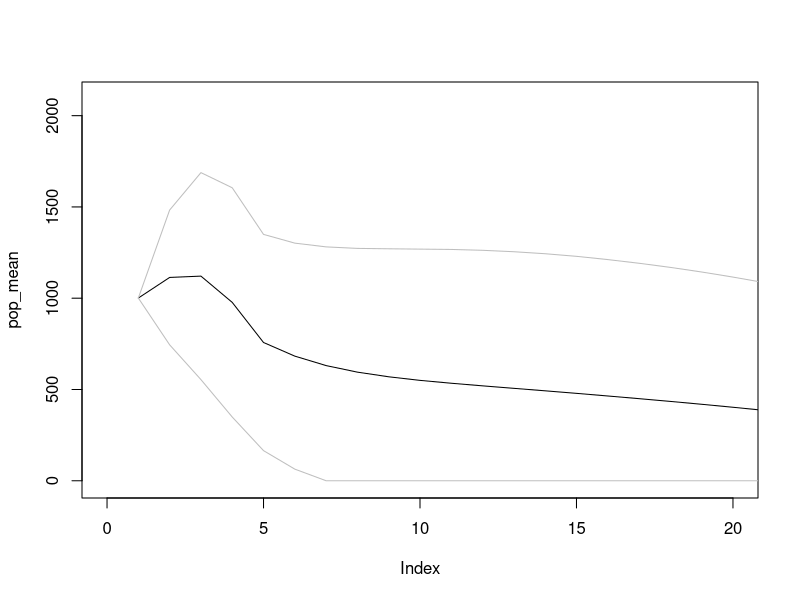
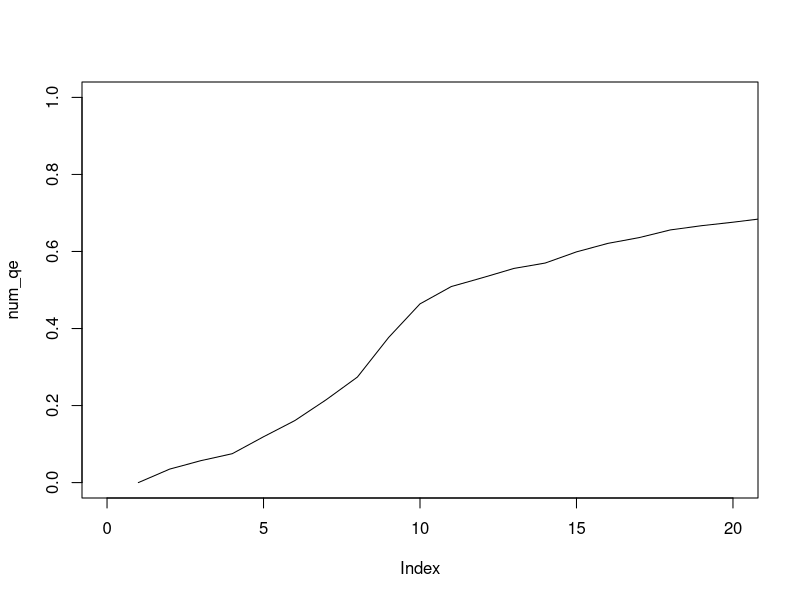
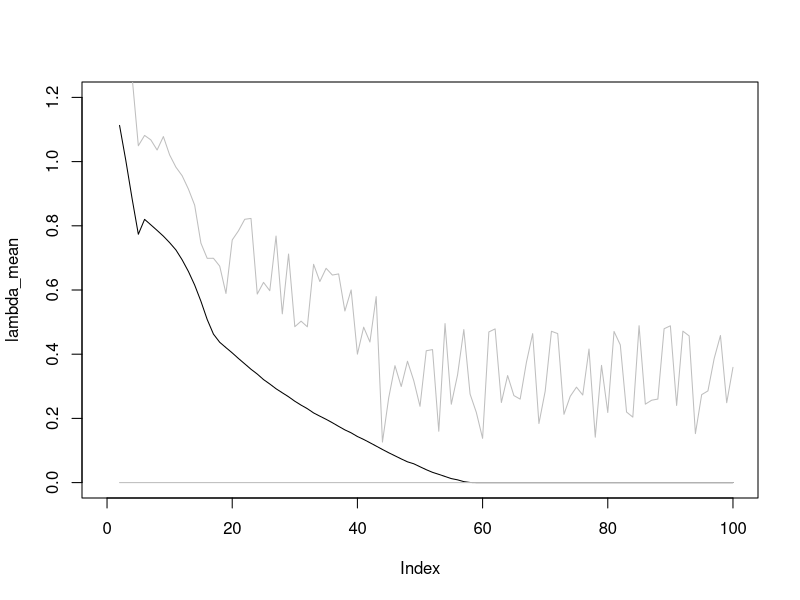

The R script that drew these images, in order:

#clear all variables#
rm(list=ls())


#### define number of years and iterations ####
years = 100
iterations = 1000

##initial pop size
pop_init = 1000

##pop ceiling
pop_ceiling = 2000


#### define vital rates and get random numbers from respective distributions ####

##load different survivals and SE from Bevon
s1 = 0.81474; se1 = 0.06303; n1 = 152+5+39+1; sd1 = se1 * sqrt(n1)
s2 = 0.7517774; se2 = 0.0459758; n2 = 396+23+26+4; sd2 = se2 * sqrt(n2)
s3 = 0.6705938; se3 = 0.0839089; n3 = 309+16+7+6; sd3 = se3 * sqrt(n3)
s4 = 0.5937116; se4 = 0.1392874; n4= 96+5+1+2; sd4 = se4 * sqrt(n4)

##get parameters for beta distribution
estBetaParams = function(mu, var) {
  alpha = ((1 - mu) / var - 1 / mu) * mu ^ 2
  beta = alpha * (1 / mu - 1)
  return(params = list(alpha = alpha, beta = beta))
}

## get beta params
p1 = estBetaParams(s1, s1*0.1)
p2 = estBetaParams(s2, s2*0.1)
p3 = estBetaParams(s3, s3*0.1)
p4 = estBetaParams(s4, s4*0.1)

## get beta random numbers
Sa1 = rbeta(iterations, p1$alpha, p1$beta)
Sa2 = rbeta(iterations, p2$alpha, p2$beta)
Sa3 = rbeta(iterations, p3$alpha, p3$beta)
Sa4 = rbeta(iterations, p4$alpha, p4$beta)

#### get lambda and stable age distribution
bat = matrix(0, nrow = 2, ncol = 2)

  s = s1
    bat[1,1] = 0.47 * s * 0.38 * 1
    bat[1,2] = s * 0.85 * 1
    bat[2,1] = 0.47 * s
    bat[2,2] = s
  
bat_eigen = eigen(bat)
lambda1 = bat_eigen$values[1]
stable_stage1 = bat_eigen$vectors[,1]/sum(bat_eigen$vectors[,1])

#### define empty matrix, pop vector ####

#define empty vital rate matrix
#mat1 = array(0, dim=c(2,2,iterations))
mat = matrix(0, nrow = 2, ncol = 2)


#3d array/matrix of stages by years, by iterations
popvec = array(0, dim=c(2,years,iterations))

#set all first year equal to initial pop size

popvec[, 1,] = c(ceiling(stable_stage1[1]*pop_init),ceiling(stable_stage1[2]*pop_init))


#### run simulations ####

##outer loop for iterations
for(i in 1:iterations){
  
  #define mat for iteration
  
  ##inner loop for years
  for(y in 2:years){
  
    
    ##define matrix based on year
    if(y ==2){
      mat[1,1] = 0.47 * Sa1[i] * 0.38 * 1
      mat[1,2] = Sa1[i] * 0.85 * 1
      mat[2,1] = 0.47 * Sa1[i]
      mat[2,2] = Sa1[i]
    }
    else if(y==3){
      mat[1,1] = 0.47 * Sa2[i] * 0.38 * 1
      mat[1,2] = Sa2[i] * 0.85 * 1
      mat[2,1] = 0.47 * Sa2[i]
      mat[2,2] = Sa2[i]
    }
    else if(y==4){
      mat[1,1] = 0.47 * Sa3[i] * 0.38 * 1
      mat[1,2] = Sa3[i] * 0.85 * 1
      mat[2,1] = 0.47 * Sa3[i]
      mat[2,2] = Sa3[i]
    }
    else if(y==5){
      mat[1,1] = 0.47 * Sa4[i] * 0.38 * 1
      mat[1,2] = Sa4[i] * 0.85 * 1
      mat[2,1] = 0.47 * Sa4[i]
      mat[2,2] = Sa4[i]
    }
    else if(y >5){
      
      #increase back to initial
      #s = Sa1[i] + 0.1
      #s = Sa4[i]
      #s = Sa4[i] + 0.01*(y-5); if(s > s1){s = s1}
      s = Sa4[i] - 0.01*(y-5); if(s < 0.45){s = 0.45}
      
      mat[1,1] = 0.47 * s * 0.38 * 1
      mat[1,2] = s * 0.85 * 1
      mat[2,1] = 0.47 * s
      mat[2,2] = s
    }

    
  #project into next year
  popvec[, y,i] = mat %*% popvec[, (y-1), i]
  
  

  ##set negative numbers = 0
  if(popvec[1,y,i] < 0 ){
    popvec[1,y,i] = 0 
  }
  if(popvec[2,y,i] < 0 ){
    popvec[2,y,i] = 0 
  }    
  
  ## set pop ceiling if necessary 
  popsum = popvec[1,y,i] + popvec[2,y,i]
  if(popsum > pop_ceiling){
    popvec[1,y,i] = pop_ceiling * ( popvec[1,y,i]/ popsum)
    popvec[2,y,i] = pop_ceiling * ( popvec[2,y,i]/ popsum)
  }
  
  ##round to nearest digit
  popvec[1,y,i] = floor(popvec[1,y,i])
  popvec[2,y,i] = floor(popvec[2,y,i])
  
  
  
    }
}


##get stats

#sum juv and adults #pop = [year, iteration]
pop = popvec[1 , ,] + popvec[2 , ,]

#prob of quasi extinction
fin_pop = pop[years,]
poqe = sum(fin_pop < 100)/iterations

# #final pop size
# mean = mean(subset(fin_pop, fin_pop > 0))
# sd = sd(fin_pop)
# 
# 
# vioplot(pop[100,])
# hist(pop[100,])


##get tragetory with CIs
pop_mean = vector(mode = "numeric", length = 0)
pop_sd = vector(mode = "numeric", length = 0)
for(i in 1:nrow(pop)){
  pop_mean[i] = mean(pop[i,])
  pop_sd[i] = sd(pop[i,])
}

pop_up = pop_mean + pop_sd
pop_down = pop_mean - pop_sd
pop_down[pop_down < 0] = 0

plot(pop_mean, type = "l", ylim = c(-10, 2100 ), xlim = c(0,20))
lines(pop_up, col = "gray")
lines(pop_down, col = "gray")

##get poqe trajectory
num_qe = vector(mode = "numeric", length = 0)
for(i in 1:nrow(pop)){
  num_qe[i] = sum(pop[i,] < 100)/1000
}

plot(num_qe, type = "l", ylim = c(0,1), xlim = c(0,20))


## get lambda trajectory
lambda = matrix(0, nrow = 100, ncol = 1000)
for(i in 2:nrow(pop)){
  for(j in 1:ncol(pop)){
    if(pop[i,j] > 0 ){
      lambda[i,j] = ( pop[i,j]) / (pop[(i-1),j] )
    }
  }
}

lambda_mean = vector(mode = "numeric", length = 0)
lambda_sd = vector(mode = "numeric", length = 0)
for(i in 2:nrow(lambda)){
  lambda_mean[i] = mean(lambda[i,])
  lambda_sd[i] = sd(lambda[,i])
}


lambda_up = lambda_mean + lambda_sd
lambda_down = lambda_mean - pop_sd
lambda_down[lambda_down < 0] = 0


plot(lambda_mean, type = "l", ylim = c(0,1.2), xlim = c(0,100))
lines(lambda_up, col = "gray")
lines(lambda_down, col = "gray")







#### plotting ####
library(ggplot2)
library(vioplot)
